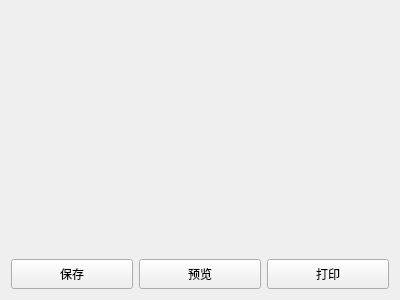
<?xml version="1.0" encoding="UTF-8"?>
<ui version="4.0">
 <class>PrinterWid</class>
 <widget class="QWidget" name="PrinterWid">
  <property name="geometry">
   <rect>
    <x>0</x>
    <y>0</y>
    <width>400</width>
    <height>300</height>
   </rect>
  </property>
  <property name="windowTitle">
   <string>Form</string>
  </property>
  <layout class="QGridLayout" name="gridLayout">
   <item row="0" column="0" colspan="3">
    <widget class="QLabel" name="lab_img">
     <property name="text">
      <string/>
     </property>
    </widget>
   </item>
   <item row="1" column="0">
    <widget class="QPushButton" name="saveBtn">
     <property name="minimumSize">
      <size>
       <width>0</width>
       <height>30</height>
      </size>
     </property>
     <property name="text">
      <string>保存</string>
     </property>
    </widget>
   </item>
   <item row="1" column="1">
    <widget class="QPushButton" name="previewBt">
     <property name="minimumSize">
      <size>
       <width>0</width>
       <height>30</height>
      </size>
     </property>
     <property name="text">
      <string>预览</string>
     </property>
    </widget>
   </item>
   <item row="1" column="2">
    <widget class="QPushButton" name="printsBtn">
     <property name="minimumSize">
      <size>
       <width>0</width>
       <height>30</height>
      </size>
     </property>
     <property name="text">
      <string>打印</string>
     </property>
    </widget>
   </item>
  </layout>
 </widget>
 <resources/>
 <connections/>
</ui>
